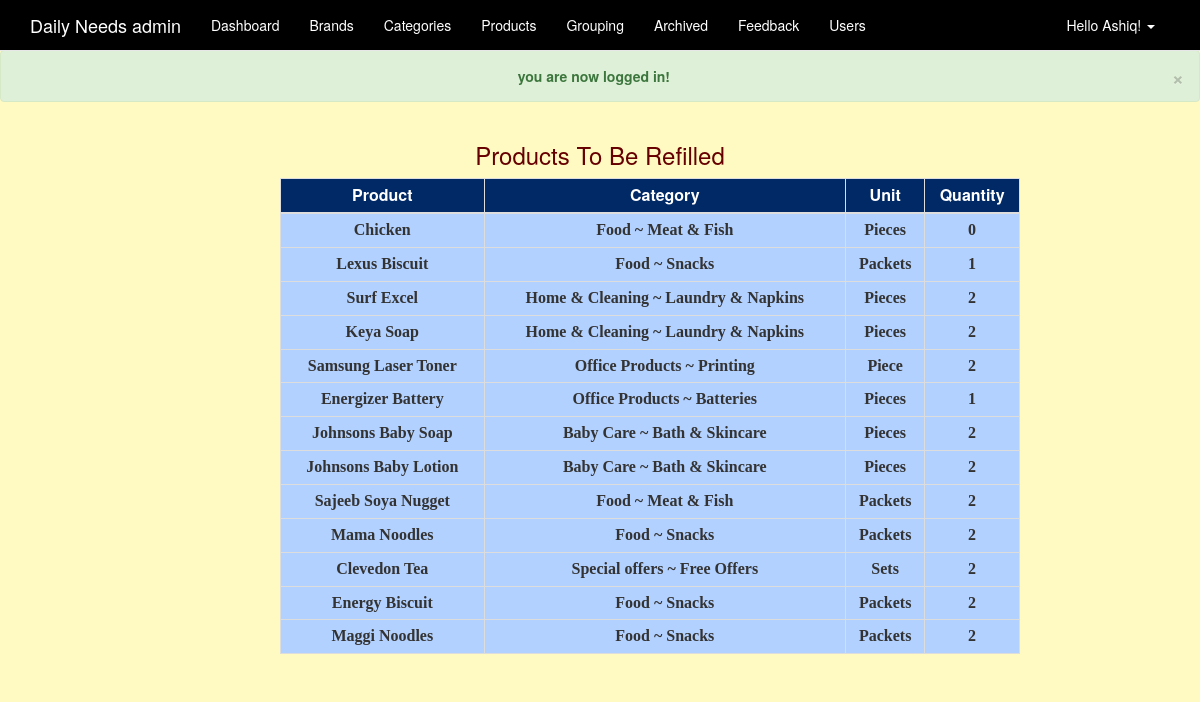
The page /admin/admin_product_refill.php (signed in) on the database its author committed.
### tables this page shows
CREATE TABLE IF NOT EXISTS `products` (
  `id` int(11) NOT NULL,
  `title` varchar(255) NOT NULL,
  `price` decimal(10,2) NOT NULL,
  `list_price` decimal(10,2) NOT NULL,
  `brand` int(11) NOT NULL,
  `categories` varchar(255) NOT NULL,
  `image` varchar(255) NOT NULL,
  `description` text NOT NULL,
  `featured` tinyint(4) NOT NULL DEFAULT '0',
  `sizes` text NOT NULL,
  `deleted` tinyint(4) NOT NULL DEFAULT '0',
  `u_Amount` varchar(255) NOT NULL,
  `grouping` int(255) NOT NULL
);

### helpers/helpers.php (called while the page is built, shortened)
<?php
function sanitize($dirty)
{
  return htmlentities($dirty,ENT_QUOTES,"UTF-8");
}
function get_category($child_id){
  global $db;
  $id = sanitize($child_id);
  $sql = "SELECT p.id AS 'pid', p.category AS 'parent', c.id AS 'cid', c.category AS 'child'
          FROM categories c
          INNER JOIN categories p
          ON c.parent = p.id
          WHERE c.id ='$id'";
  $query_sql = $db->query($sql);
  $category  = mysqli_fetch_assoc($query_sql);
  return $category;
}
function sizesToArray($string){
$sizesArray = explode(',',$string);
$returnArray = array();
foreach ($sizesArray as $size) {
  $s = explode(':',$size);
  $returnArray[] = array('size' => $s[0], 'quantity' => $s[1],'threshold' => $s[2]);
}
return $returnArray;
}

### admin/admin_product_refill.php (the view, shortened to what this page needs)
<?php
require_once '../core/init.php';
include 'includes/head.php';
include 'includes/navigation.php';
 ?>
<?php
	$iQuery = $db->query("SELECT * FROM products WHERE deleted = 0");
	$lowItems = array();
	while($product = mysqli_fetch_assoc($iQuery)){
		$sizes = sizesToArray($product['sizes']);
		foreach ($sizes as $size ) {
			if($size['quantity'] <= $size['threshold']){
			$cat = get_category($product['categories']);
			$item = array(
				'title' => $product['title'],
				'size' => $size['size'],
				'quantity' => $size['quantity'],
				'threshold' => $size['threshold'],
				'category' => $cat['parent'] .' ~ '.$cat['child']
			);
			$lowItems[] = $item;
		}
		}
	}
?>
	<div class="col-md-12">
		<h3 class="text-center" style="color: #660000;">Products To Be Refilled</h3>
		<table class="table table-bordered table-condensed table-striped" id="dtable3">
			<thead>
				<th>Product</th>
				<th>Category</th>
				<th>Unit</th>
				<th>Quantity</th>
			</thead>
			<tbody>
				<?php foreach($lowItems as $item): ?>
				<tr<?php echo ($item['quantity'] == 0)?' class="danger"':'';?>>
					<td><?php echo $item['title'];?></td>
					<td><?php echo $item['category'];?></td>
					<td><?php echo $item['size'];?></td>
					<td><?php echo $item['quantity'];?></td>
				</tr>
			    <?php endforeach; ?>
			</tbody>
		</table>
    </div>

### css/style.css (style rules this page uses)
body { padding-top: 50px; background-color:#fffac2; }

### css/dashboard.css (style rules this page uses)
#dtable3 { margin-left: 250px; text-align: center; width: 740px; }
#dtable3 thead th { text-align: center; background-color: #002966; color: #ffffff; }
#dtable3 tbody tr td { text-align: center; background-color: #b3d1ff; font-family: consolas; font-weight: bold; font-size: 16px; }

### admin/includes/head.php (style rules this page uses)
body { background-color:#fffac2; }

### rows shown on the page
products: title "Chicken", category "Food ~ Meat & Fish", size "Pieces", deleted "0"
products: title "Lexus Biscuit", category "Food ~ Snacks", size "Packets", featured "1"
products: title "Energizer Battery", category "Office Products ~ Batteries", size "Pieces", featured "1"

### other values the page prints
$_SESSION['success_flash'] "you are now logged in!"
$user_data['first'] "Ashiq"
$item['title'] "Surf Excel"
$item['category'] "Home & Cleaning ~ Laundry & Napkins"
$item['size'] "Pieces"
$item['quantity'] "2"
$item['title'] "Keya Soap"
$item['title'] "Samsung Laser Toner"
$item['category'] "Office Products ~ Printing"
$item['size'] "Piece"
$item['title'] "Johnsons Baby Soap"
$item['category'] "Baby Care ~ Bath & Skincare"
$item['title'] "Johnsons Baby Lotion"
$item['title'] "Sajeeb Soya Nugget"
$item['category'] "Food ~ Meat & Fish"
